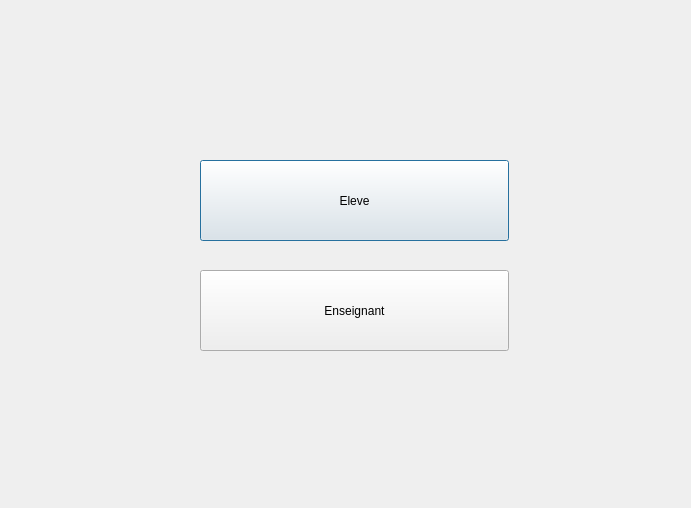
<?xml version="1.0" encoding="UTF-8"?>
<ui version="4.0">
 <class>Menu</class>
 <widget class="QDialog" name="Menu">
  <property name="geometry">
   <rect>
    <x>0</x>
    <y>0</y>
    <width>691</width>
    <height>508</height>
   </rect>
  </property>
  <property name="windowTitle">
   <string>Dialog</string>
  </property>
  <widget class="QPushButton" name="pushButton">
   <property name="geometry">
    <rect>
     <x>200</x>
     <y>160</y>
     <width>309</width>
     <height>81</height>
    </rect>
   </property>
   <property name="styleSheet">
    <string notr="true"/>
   </property>
   <property name="text">
    <string>Eleve</string>
   </property>
  </widget>
  <widget class="QPushButton" name="pushButton_2">
   <property name="geometry">
    <rect>
     <x>200</x>
     <y>270</y>
     <width>309</width>
     <height>81</height>
    </rect>
   </property>
   <property name="styleSheet">
    <string notr="true"/>
   </property>
   <property name="text">
    <string>Enseignant</string>
   </property>
  </widget>
  <widget class="QLabel" name="label">
   <property name="geometry">
    <rect>
     <x>-70</x>
     <y>0</y>
     <width>831</width>
     <height>591</height>
    </rect>
   </property>
   <property name="text">
    <string/>
   </property>
   <property name="pixmap">
    <pixmap>img/modele-sans-couture-fond-bleu-fournitures-scolaires-contour-blanc-vecteur_288990-1275.jpg</pixmap>
   </property>
   <property name="scaledContents">
    <bool>true</bool>
   </property>
  </widget>
  <zorder>label</zorder>
  <zorder>pushButton</zorder>
  <zorder>pushButton_2</zorder>
  <zorder>pushButton</zorder>
  <zorder>pushButton_2</zorder>
 </widget>
 <resources/>
 <connections/>
</ui>
